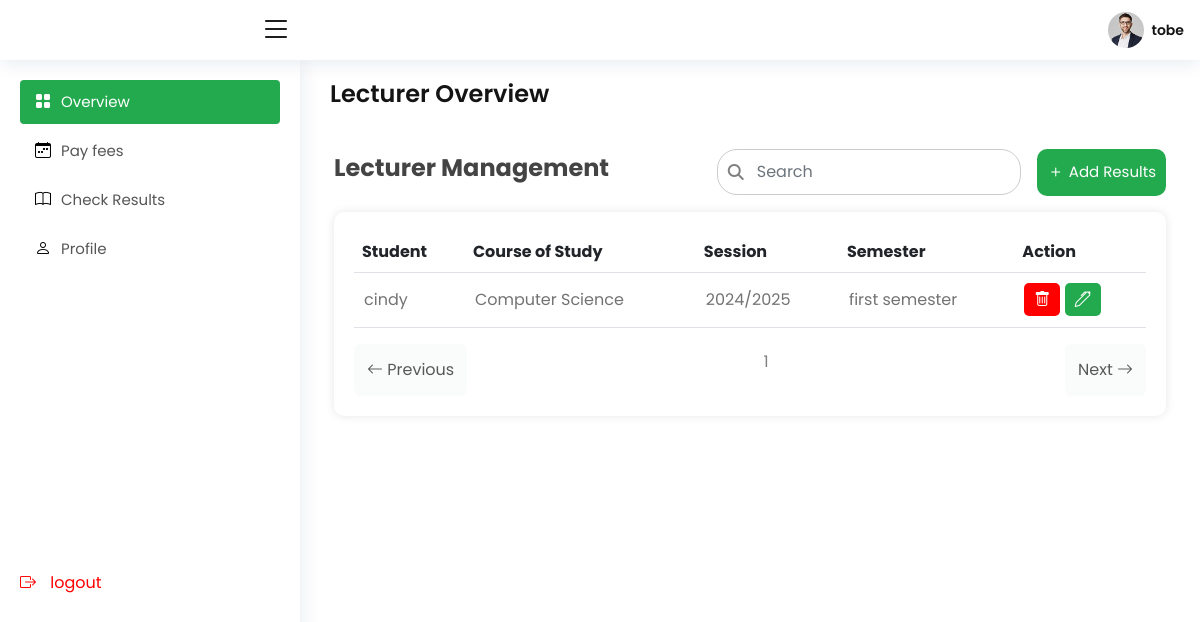
/dashboard/results/ (signed in), run on the app's committed database.
### userauths/models.py (models this page shows)
class User(AbstractUser):
    username = models.CharField(max_length=100)
    email = models.EmailField(unique=True)
    user_type = models.CharField(max_length=10, choices=USER_TYPE_CHOICES, default='teacher')
    is_staff = models.BooleanField(default=False)
    is_superuser = models.BooleanField(default=False)
    USERNAME_FIELD = 'email'
    REQUIRED_FIELDS =['username']
    def __str__(self):
        return self.username

### dashboard/models.py (models this page shows, shortened)
class Result(models.Model):
    student = models.ForeignKey(settings.AUTH_USER_MODEL, on_delete=models.CASCADE, related_name='results')
    course_of_study = models.ForeignKey('core.Course', on_delete=models.CASCADE, related_name='results')
    session = models.ForeignKey(Session, on_delete=models.CASCADE)
    semester = models.ForeignKey(Semester, on_delete=models.CASCADE)
    results_detail = models.TextField(
        help_text="Enter results as plain text, e.g.\nmath - A\ncsc101 - A\nphy - C"
    )
    added_by = models.ForeignKey(settings.AUTH_USER_MODEL, on_delete=models.SET_NULL, null=True, related_name='added_results')  # The teacher

class Session(models.Model):
    name = models.CharField(max_length=100)  # e.g., "2024/2025"
    def __str__(self):
        return self.name

class Semester(models.Model):
    name = models.CharField(max_length=20)  # e.g., "First", "Second"
    def __str__(self):
        return self.name

### core/models.py (models this page shows)
class Course(models.Model):
    name = models.CharField(max_length=100, unique=True)
    faculty = models.ForeignKey(Faculty, on_delete=models.CASCADE, related_name="courses")
    def __str__(self):
        return self.name

### dashboard/views.py (the view)
# urls.py: path("results/", views.results, name="results"),
@login_required
def results(request):
    result = Result.objects.all()
    context = {
        'result':result
    }
    return render(request, "dashboard/results.html", context)

### templates/dashboard/results.html (shortened to what this page needs)
{% extends "include/base.html"%}
{% block content%}
{% load static %}
<main id="main" class="main">
<div
    class="pagetitle mb-2 d-flex justify-content-between align-items-center"
    >
    <div>
        <h1>Lecturer Overview</h1>
    </div>
    </div>
<div class="row g-3">
            <div class="container mt-5">
          <div class="d-flex justify-content-between align-items-center mb-3">
              <h4 class="fw-bold">Lecturer Management</h4>
              <div class="d-flex align-items-center">
                <div class="search-bar me-3">
                  <i class="fas fa-search me-2"></i>
                  <input type="text" id="searchInput" class="form-control me-2 search-input" placeholder="Search">
                </div>
               <a href="{% url 'dashboard:add_results'%}"><button type="button" data-bs-toggle="modal" data-bs-target="#exampleModal" class="iconic">
                  <i class="bi bi-plus me-1 bigger-icon"></i> Add Results
              </button></a>
              </div>
          </div>
          <div class="table-container">
              <table class="table table-hover align-middle" id="lecturerTable">
                  <thead>
                      <tr>
                          <th>Student</th>
                          <th>Course of Study</th>
                          <th>Session</th>
                          <th>Semester</th>
                          <th>Action</th>
                      </tr>
                  </thead>
                  <tbody id="tableBody">
                    {% for r in result %}
                    <tr class="mb-5">
                      <td>{{r.student}}</td>
                      <td>{{r.course_of_study}}</td>
                      <td>{{r.session}}</td>
                      <td>{{r.semester}}</td>
                      <td><a href="{% url 'dashboard:delete_result' r.pk %}" class="icond"><i class="bi bi-trash"></i></a>
                        <a href="{% url 'dashboard:edit_result' r.pk %}" class="icone"><i class="bi bi-pen"></i></a>
                    </td>
                  </tr>
                  {% empty %}
                  <center><p style="color: red;">Nothing yet</p></center>
                  {% endfor %}
                </tbody>
              </table>
              <div class="d-flex justify-content-between">
                  <button class="btn btn-light" id="prevPage"><i class="bi bi-arrow-left"></i> Previous</button>
                  <nav>
                      <ul class="pagination" id="pagination"></ul>
                  </nav>
                  <button class="btn btn-light" id="nextPage">Next <i class="bi bi-arrow-right"></i></button>
              </div>
          </div>
      </div>
</div>
</main>
{% endblock content %}

### templates/include/base.html (shortened to what this page needs)
{% load static %}
<!DOCTYPE html>
<html lang="en">
<head>
  <link href="{% static 'asset/vendor/bootstrap/css/bootstrap.min.css' %}" rel="stylesheet">
  <link href="{% static 'asset/vendor/bootstrap-icons/bootstrap-icons.css' %}" rel="stylesheet">
  <link href="{% static 'asset/vendor/boxicons/css/boxicons.min.css' %}" rel="stylesheet">
  <link href="{% static 'asset/vendor/quill/quill.snow.css' %}" rel="stylesheet">
  <link href="{% static 'asset/vendor/quill/quill.bubble.css' %}" rel="stylesheet">
  <link href="{% static 'asset/vendor/remixicon/remixicon.css' %}" rel="stylesheet">
  <link href="{% static 'asset/vendor/simple-datatables/style.css' %}" rel="stylesheet">
  <link rel="stylesheet" href="https://cdnjs.cloudflare.com/ajax/libs/font-awesome/6.4.2/css/all.min.css">
  <link rel="stylesheet" href="https://cdn.jsdelivr.net/npm/flatpickr/dist/flatpickr.min.css">
  <link href="{% static 'asset/css/style.css' %}" rel="stylesheet">
</head>
<body>
  <header id="header" class="header fixed-top d-flex align-items-center">
    <div class="d-flex align-items-center justify-content-between">
    </div>
    <i class="bi bi-list toggle-sidebar-btn"></i>
    <nav class="header-nav ms-auto">
      <ul class="d-flex align-items-center">
        <li class="nav-item dropdown pe-3">
          <a
            class="nav-link nav-profile d-flex align-items-center pe-0"
            href="{% url 'dashboard:profile' %}"
            data-bs-toggle="dropdown"
          >
            <img
              src="{% static 'asset/img/profile-img.jpg' %}"
              alt="Profile"
              class="rounded-circle"
            />
            <span class="d-none d-md-block ps-2"
              >{{request.user.username}}</span
            > </a
          >
        </li>
      </ul>
    </nav>
  </header>
  <aside id="sidebar" class="sidebar">
    <ul class="sidebar-nav" id="sidebar-nav">
      {% if request.user_type == 'teacher'%}
      <li class="nav-item">
        <a class="nav-link" href="{% url 'dashboard:dashboard'%}">
          <i class="bi bi-grid-fill"></i>
          <span>Overview</span>
        </a>
      </li>
      {% else %}
      <li class="nav-item">
        <a class="nav-link" href="{% url 'dashboard:stu_dashboard'%}">
          <i class="bi bi-grid-fill"></i>
          <span>Overview</span>
        </a>
      </li>
      {% endif %}
      {% if request.user.user_type == 'teacher'%}
      <li class="nav-item">
        <a class="nav-link collapsed" href="{% url 'dashboard:admissions'%}">
          <i class="bi bi-calendar-week"></i>
          <span>Admissions</span>
        </a>
      </li>
      {% else %}
      <li class="nav-item">
        <a class="nav-link collapsed" href="{% url 'dashboard:pay_fees'%}">
          <i class="bi bi-calendar-week"></i>
          <span>Pay fees</span>
        </a>
      </li>
      {% endif %}
    {% if request.user.user_type == 'teacher'%}
      <li class="nav-item">
        <a class="nav-link collapsed" href="{% url 'dashboard:results' %}">
          <i class="bi bi-mortarboard-fill"></i>
          <span>Results</span>
        </a>
      </li>
      {% else %}
      <li class="nav-item">
        <a class="nav-link collapsed" href="{% url 'dashboard:check_result' %}">
          <i class="bi bi-book"></i>
          <span>Check Results</span>
        </a>
      </li>
      {% endif %}
      <li class="nav-item">
      <a class="nav-link collapsed" href="{% url 'dashboard:profile' %}">
          <i class="bi bi-person"></i>
          <span>Profile</span>
        </a>
      </li>
      <li class="nav-items">
        <a class="nav-links collapsed" href="{% url 'userauths:logout' %}">
          <i class="bi bi-box-arrow-right"></i>
          <span>logout</span>
        </a>
      </li>
    </ul>
  </aside>
  {% block content %}
  {% endblock content %}
</body>
</html>

### static/asset/css/style.css (style rules this page uses)
:root { scroll-behavior: smooth; }
body { font-family: 'Poppins', sans-serif; background: #fff; color: #444444; }
a { color: #4154f1; text-decoration: none; }
h1, h2, h3, h4, h5, h6 { font-family: 'Poppins', sans-serif; }
#main { margin-top: 60px; padding: 20px 30px; transition: all 0.3s; }
.pagetitle { margin-bottom: 10px; color: #141414; }
.pagetitle h1 { font-size: 24px; margin-bottom: 0; font-weight: 600; color: #141414; font-family: 'Poppins', sans-serif; }
.header { transition: all 0.5s; z-index: 997; height: 60px; box-shadow: 0px 2px 20px rgba(1, 41, 112, 0.1); background-color: #fff; padding-left: 20px; }
.header div { background: #fff; padding-left: -10px; height: 60px; width: 250px; margin-left: -20px; padding:10px; }
.header .toggle-sidebar-btn { font-size: 32px; padding-left: 10px; cursor: pointer; color: #141414; }
.header-nav ul { list-style: none; }
.header-nav>ul { margin: 0; padding: 0; }
.header-nav .nav-profile { color: #012970; }
.header-nav .nav-profile img { max-height: 36px; }
.header-nav .nav-profile span { font-size: 14px; font-weight: 600; }
.ps-2 { color: #141414; }
.sidebar { position: fixed; top: 60px; left: 0; bottom: 0; width: 300px; z-index: 996; transition: all 0.3s; padding: 20px; overflow-y: auto; scrollbar-width: thin; scrollbar-color: #aab7cf transparent; box-shadow: 0px 0px 20px rgba(1, 41, 112, 0.1); background-color: #fff; ; }
@media (min-width: 1200px) { #main, #footer { margin-left: 300px; } }
.sidebar-nav { padding: 0; margin: 0; list-style: none; }
.sidebar-nav li { padding: 0; margin: 0; list-style: none; }
.sidebar-nav .nav-item { margin-bottom: 5px; }
.sidebar-nav .nav-items { margin-top: 300px; }
.sidebar-nav .nav-items a { color: red; }
.sidebar-nav .nav-links i { font-size: 16px; margin-right: 10px; color: red; font-weight: bold; }
.sidebar-nav .nav-link { display: flex; align-items: center; font-size: 15px; color: #fff; transition: 0.3; background: #24AA4E; padding: 10px 15px; border-radius: 4px; }
.sidebar-nav .nav-link i { font-size: 16px; margin-right: 10px; color: #fff; }
.sidebar-nav .nav-link.collapsed { color: #565656; background: #fff; }
.sidebar-nav .nav-link.collapsed i { color: #000; }

### templates/dashboard/results.html (style rules this page uses)
.table-container { max-width: 100%; overflow-x: auto; }
.search-input { width: 250px; }
.table-container { background: #fff; padding: 20px; border-radius: 10px; box-shadow: 0px 0px 10px rgba(0, 0, 0, 0.1); }
#lecturerTable td { padding: 15px 10px; color: #737373; }
.iconic { background-color: #24AA4E; text-decoration: none; color: #fff; padding: 10px 10px; border-radius: 10px; font-size: 15px; border: none; display: flex; align-items: center; }
.bigger-icon { font-size: 18px; }
.search-bar { display: flex; align-items: center; border: 1px solid #ccc; border-radius: 20px; padding: 5px 10px; background-color: white; }
.search-bar input { border: none; outline: none; flex-grow: 1; padding: 5px; }
.search-bar i { color: gray; }
.icond { background-color: red; padding: 5px 10px; border: none; border-radius: 5px; }
.icond i { color: #fff; }
.icone { background-color: #24AA4E; padding: 5px 10px; border: none; border-radius: 5px; }
.icone i { color: #fff; }

### data on the page
User: user.username "tobe"
Result: student "cindy", course_of_study "Computer Science", session "2024/2025", semester "first semester"
